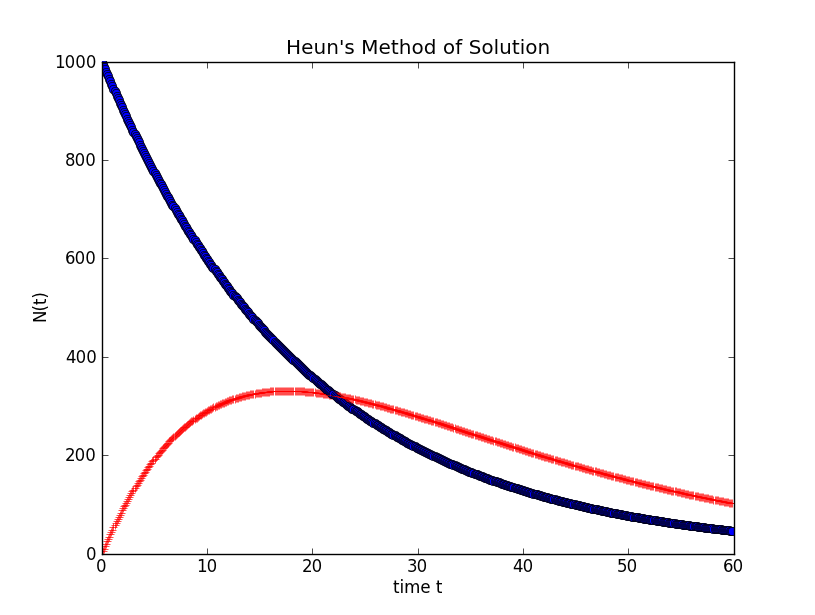

Write the Python code that produced this figure.
#-------------------------------------------------------------------------------
# Name:        daughterdecay
# Purpose:
#
# Author:      Claire Joyce
#
# Created:     25/09/2014
#-------------------------------------------------------------------------------
#!/usr/bin/env python

from numpy import *
from math import *
import matplotlib.pyplot as plt
import numpy as np

N1=1000
N2=0
t=0
t_stop=60

t1=input("t1")
t2=input("t2")
h=input("val time step h")

k1=math.log(2,math.e)/t1
k2=math.log(2,math.e)/t2

plt.title("Heun's Method of Solution")
plt.xlabel("time t")
plt.ylabel("N(t)")

def f1(N1):
    return -k1*N1

def f2(N1,N2):
    return k1*N1-k2*N2

while t<t_stop:
    plt.plot(t,N1,"bo")
    plt.plot(t,N2,"r+")

    N1_end=N1-k1*N1*h # use euler to find the val of N1 at end of interval
    N2_end=N2 + (k2*N1 - k2*N2)*h # use euler to find the val of N2 at end of interval

    N2=N2+(f2(N1,N2)+f2(N1_end,N2_end))*h/2.0
    N1=N1+(f1(N1)+f1(N1_end))*h/2.0
    t=t+h

a=N1_end/N1
b=N2_end/N1
c=N2_end*k2

print "When t=60s:\na=",a,"\nb=",b,"\nc=",c


plt.show()
